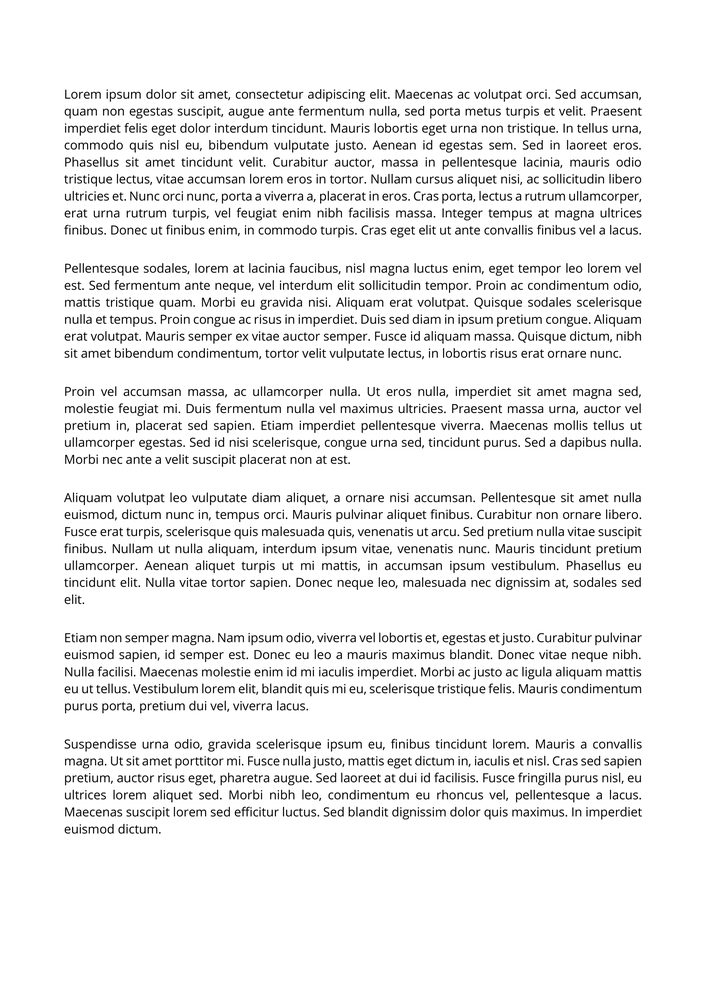
#> input picture paragraph_extraction/001.png, 706 x 999 px, shrunk from 1654 x 2339 before the run
$ python first.py
#> lines starting #> are read from the running program, lines starting #| are printed output that depends on the picture; after the words box and inside, x2 and y2 are one past the last pixel; in counts of white or black regions, pixels touching at a corner belong together
# -*- coding: utf-8 -*-
"""
Created on Sun Oct 22 14:20:02 2023

@author: mazym
"""

import cv2
from matplotlib import pyplot as pt
import numpy as np

#Removing table spanning all columns
def remove_table_1col(ncol):
    table_row = []
    horizontal_projection1 = np.sum(
        binarizedImage, axis=1)
    for row in range (horizontal_projection1.shape[0]):
        if horizontal_projection1[row] > 0.8 * ncol:
            table_row.append(row)
    if len(table_row) > 0:
        binarizedImage[table_row[0] : table_row[-1] + 1] = 0


def vertical_projection():
    vertical_projection = np.sum(binarizedImage, axis=0);
    state = False
    count = 0
    first_pixel = []
    for column in range (vertical_projection.shape[0]):
        if state == False:
            if vertical_projection[column] >= 1:
                state = True
                count = count + 1
                first_pixel.append(column)

        if state == True:
            if vertical_projection[column] == 0:
                state = False
                first_pixel.append(column)
    return first_pixel


def horizontal_projection_1col(interchange_pixel):
    horizontal_projection = np.sum(
        binarizedImage[ : ,interchange_pixel[0] : interchange_pixel[1]], axis=1);
    state = False
    count = 0
    first_pixel = []
    row_pixel = []
    row_pixel_index = []

    for column in range (horizontal_projection.shape[0]):
        if state == False:
            if horizontal_projection[column] >= 1:
                state = True
                count = count + 1
                first_pixel.append(column)

        if state == True:
            if horizontal_projection[column] == 0:
                state = False
                first_pixel.append(column)

    #append the starting point into the row pixel
    row_pixel.append(first_pixel[0])
    difference = []
    for x in range(len(first_pixel) - 1):
        difference.append(first_pixel[x + 1] - first_pixel[x] )
    for y in range(len(difference)):
        if difference[y] > 30 * 1.5:
            row_pixel_index.append(y)
            row_pixel_index.append(y + 1)
    for z in range(len(row_pixel_index)):
        row_pixel.append(first_pixel[row_pixel_index[z]])
    #append the ending point into the row pixel
    row_pixel.append(first_pixel[-1] + 1)
    return row_pixel

# [65 lines left out: function horizontal_projection_2col, not called in this run]


def paragraph_1(row_pixel,n):
        return first_img[row_pixel[n] * 2 - 2 : row_pixel[n] * 2 - 1]

# [7 lines left out: function paragraph, not called in this run]


## Main Code ##

# Read the first image
first_img = cv2.imread('001.png', 0)
#> first_img is the input picture: shape (999, 706); min 0, max 255, mean 237.8
sample_img = cv2.imread('paragraph 1 sample.png', 0)
[nrow, ncol] = first_img.shape
#> nrow = 999; ncol = 706


GaussianFilter= cv2.GaussianBlur(first_img, (7,7), 0, cv2.BORDER_DEFAULT)
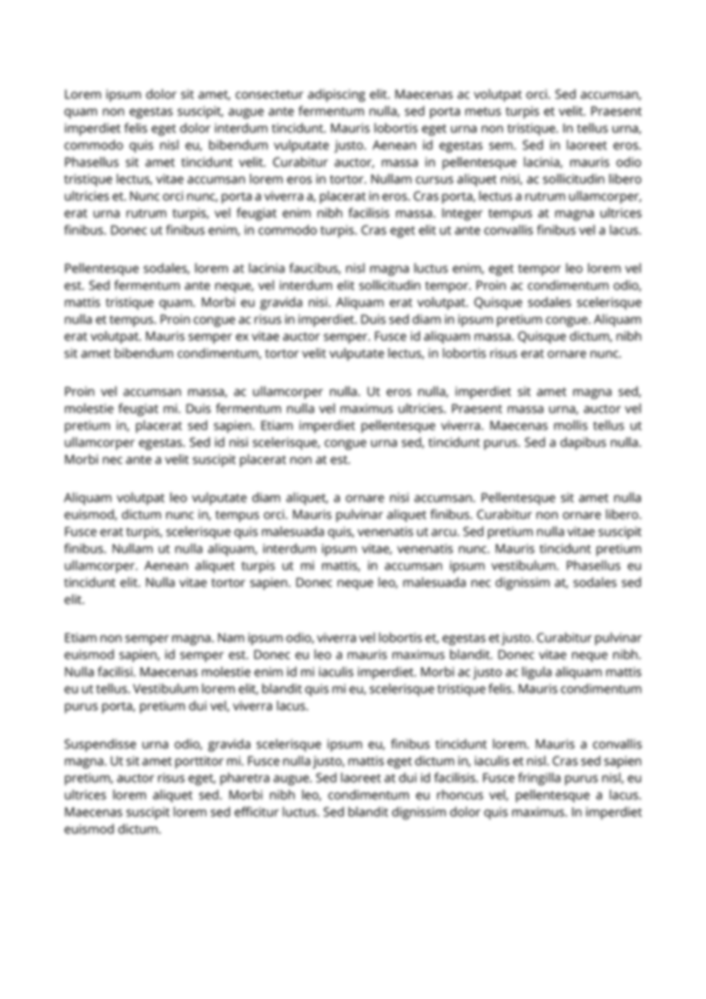
#> GaussianFilter: shape (999, 706); min 136, max 255, mean 237.8

hist = cv2.calcHist([GaussianFilter], [0], None, [256], [0,256])
#> hist = 256 values, max 410364 at index 255, min 0 at index 0, mean 2755.1

_, binarizedImage = cv2.threshold(GaussianFilter, 200, 255, cv2.THRESH_BINARY)
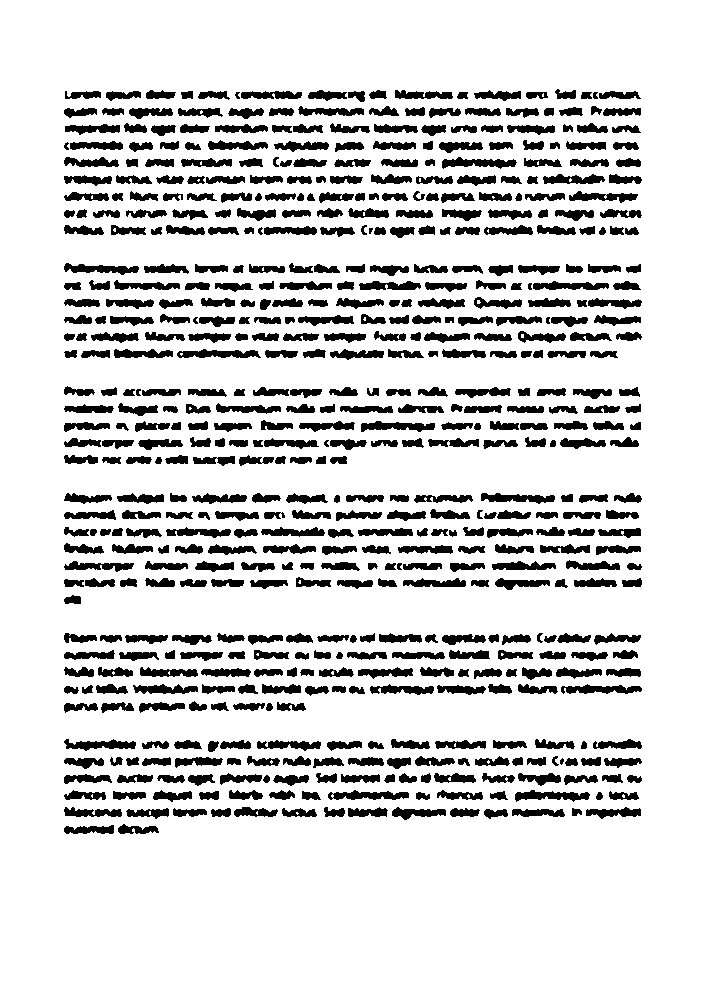
#> binarizedImage: shape (999, 706); 84.1% white; 581 black regions (2 under 20 px), largest, box (x1, y1, x2, y2) and area: (515, 790, 590, 802) 520, (442, 157, 517, 169) 516, (328, 790, 409, 800) 512

#white is 0, black is 1
binarizedImage[binarizedImage == 0] = 1
binarizedImage[binarizedImage == 255] = 0

remove_table_1col(ncol)
#> in remove_table_1col, `horizontal_projection1 = np.sum( binarizedImage, axis=1)`: horizontal_projection1 = 999 values, max 500 at index 812, min 0 at index 0, mean 112.4
#> after the loop in remove_table_1col, `for row in range (horizontal_projection1.shape[0]):`: table_row = []
col_pixel = vertical_projection()
#> in vertical_projection, `vertical_projection = np.sum(binarizedImage, axis=0);`: vertical_projection = 706 values, max 283 at index 66, min 0 at index 0, mean 159
#> after the loop in vertical_projection, `for column in range (vertical_projection.shape[0]):`: count = 1; first_pixel = [64, 642]; state = False
#> col_pixel = [64, 642]
if len(col_pixel) == 2:
    row_pixel = horizontal_projection_1col(col_pixel)
#> in horizontal_projection_1col, `horizontal_projection = np.sum( binarizedImage[ : ,interchange_pixel[0..`: horizontal_projection has the same summary as horizontal_projection1 in remove_table_1col
#> after the loop in horizontal_projection_1col, `for column in range (horizontal_projection.shape[0]):`: count = 38; first_pixel = 76 values from 89 to 834; state = False
#> the loop in horizontal_projection_1col, `for x in range(len(first_pixel) - 1):` made 75 passes
#> after the loop in horizontal_projection_1col, `for x in range(len(first_pixel) - 1):`: difference = 75 values, max 29 at index 53, min 4 at index 1, mean 9.93
#> the loop in horizontal_projection_1col, `for y in range(len(difference)):` made 75 passes
#> after the loop in horizontal_projection_1col, `for y in range(len(difference)):`: row_pixel_index = []
#> after the loop in horizontal_projection_1col, `for z in range(len(row_pixel_index)):`: row_pixel = [89]
#> row_pixel = [89, 835]
    paragraph_snap = paragraph_1(row_pixel,1)
#> paragraph_snap = empty array
elif len(col_pixel) == 4:
    #Change the column wanted here
    row_pixel = horizontal_projection_2col(col_pixel, 1)
    paragraph_snap = paragraph(row_pixel, col_pixel,1, 2)


cv2.imshow('test', paragraph_snap)
cv2.waitKey()
cv2.destroyAllWindows()
